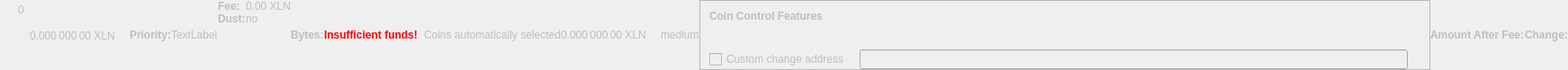
    <widget class="QWidget" name="dummyHideWidget" native="true">
     <property name="enabled">
      <bool>false</bool>
     </property>
     <property name="maximumSize">
      <size>
       <width>100</width>
       <height>22</height>
      </size>
     </property>
     <layout class="QHBoxLayout" name="dummyHideLayout">
      <property name="spacing">
       <number>0</number>
      </property>
      <property name="leftMargin">
       <number>0</number>
      </property>
      <property name="topMargin">
       <number>0</number>
      </property>
      <property name="rightMargin">
       <number>0</number>
      </property>
      <property name="bottomMargin">
       <number>0</number>
      </property>
      <item>
       <layout class="QFormLayout" name="formLayoutCoinControl1">
        <property name="horizontalSpacing">
         <number>10</number>
        </property>
        <property name="verticalSpacing">
         <number>14</number>
        </property>
        <property name="leftMargin">
         <number>10</number>
        </property>
        <property name="topMargin">
         <number>4</number>
        </property>
        <property name="rightMargin">
         <number>6</number>
        </property>
        <item row="0" column="1">
         <widget class="QLabel" name="labelCoinControlBytes">
          <property name="cursor">
           <cursorShape>IBeamCursor</cursorShape>
          </property>
          <property name="contextMenuPolicy">
           <enum>Qt::ActionsContextMenu</enum>
          </property>
          <property name="text">
           <string notr="true">0</string>
          </property>
          <property name="textInteractionFlags">
           <set>Qt::LinksAccessibleByMouse|Qt::TextSelectableByKeyboard|Qt::TextSelectableByMouse</set>
          </property>
         </widget>
        </item>
       </layout>
      </item>
      <item>
       <widget class="QLabel" name="labelCoinControlAfterFee">
        <property name="enabled">
         <bool>false</bool>
        </property>
        <property name="sizePolicy">
         <sizepolicy hsizetype="Fixed" vsizetype="Fixed">
          <horstretch>0</horstretch>
          <verstretch>0</verstretch>
         </sizepolicy>
        </property>
        <property name="minimumSize">
         <size>
          <width>111</width>
          <height>12</height>
         </size>
        </property>
        <property name="maximumSize">
         <size>
          <width>111</width>
          <height>12</height>
         </size>
        </property>
        <property name="cursor">
         <cursorShape>IBeamCursor</cursorShape>
        </property>
        <property name="contextMenuPolicy">
         <enum>Qt::ActionsContextMenu</enum>
        </property>
        <property name="text">
         <string notr="true">0.000 000 00 XLN</string>
        </property>
        <property name="textInteractionFlags">
         <set>Qt::LinksAccessibleByMouse|Qt::TextSelectableByKeyboard|Qt::TextSelectableByMouse</set>
        </property>
       </widget>
      </item>
      <item>
       <widget class="QLabel" name="labelCoinControlPriorityText">
        <property name="enabled">
         <bool>false</bool>
        </property>
        <property name="font">
         <font>
          <weight>75</weight>
          <bold>true</bold>
         </font>
        </property>
        <property name="text">
         <string>Priority:</string>
        </property>
       </widget>
      </item>
      <item>
       <layout class="QHBoxLayout" name="horizontalLayout">
        <item>
         <widget class="QLabel" name="WarningLabel">
          <property name="text">
           <string>TextLabel</string>
          </property>
         </widget>
        </item>
       </layout>
      </item>
      <item>
       <layout class="QFormLayout" name="formLayoutCoinControl3">
        <property name="horizontalSpacing">
         <number>0</number>
        </property>
        <property name="verticalSpacing">
         <number>0</number>
        </property>
        <property name="leftMargin">
         <number>0</number>
        </property>
        <property name="topMargin">
         <number>0</number>
        </property>
        <property name="rightMargin">
         <number>0</number>
        </property>
        <item row="0" column="0">
         <widget class="QLabel" name="labelCoinControlFeeText">
          <property name="enabled">
           <bool>false</bool>
          </property>
          <property name="font">
           <font>
            <weight>75</weight>
            <bold>true</bold>
           </font>
          </property>
          <property name="text">
           <string>Fee:</string>
          </property>
          <property name="margin">
           <number>0</number>
          </property>
         </widget>
        </item>
        <item row="0" column="1">
         <widget class="QLabel" name="labelCoinControlFee">
          <property name="enabled">
           <bool>false</bool>
          </property>
          <property name="cursor">
           <cursorShape>IBeamCursor</cursorShape>
          </property>
          <property name="contextMenuPolicy">
           <enum>Qt::ActionsContextMenu</enum>
          </property>
          <property name="text">
           <string notr="true">0.00 XLN</string>
          </property>
          <property name="textInteractionFlags">
           <set>Qt::LinksAccessibleByMouse|Qt::TextSelectableByKeyboard|Qt::TextSelectableByMouse</set>
          </property>
         </widget>
        </item>
        <item row="1" column="0">
         <widget class="QLabel" name="labelCoinControlLowOutputText">
          <property name="enabled">
           <bool>false</bool>
          </property>
          <property name="font">
           <font>
            <weight>75</weight>
            <bold>true</bold>
           </font>
          </property>
          <property name="text">
           <string>Dust:</string>
          </property>
         </widget>
        </item>
        <item row="1" column="1">
         <widget class="QLabel" name="labelCoinControlLowOutput">
          <property name="enabled">
           <bool>false</bool>
          </property>
          <property name="cursor">
           <cursorShape>IBeamCursor</cursorShape>
          </property>
          <property name="contextMenuPolicy">
           <enum>Qt::ActionsContextMenu</enum>
          </property>
          <property name="text">
           <string>no</string>
          </property>
          <property name="textInteractionFlags">
           <set>Qt::LinksAccessibleByMouse|Qt::TextSelectableByKeyboard|Qt::TextSelectableByMouse</set>
          </property>
         </widget>
        </item>
       </layout>
      </item>
      <item>
       <widget class="QLabel" name="labelCoinControlBytesText">
        <property name="enabled">
         <bool>false</bool>
        </property>
        <property name="font">
         <font>
          <weight>75</weight>
          <bold>true</bold>
         </font>
        </property>
        <property name="text">
         <string>Bytes:</string>
        </property>
       </widget>
      </item>
      <item>
       <layout class="QFormLayout" name="formLayoutCoinControl2">
        <property name="horizontalSpacing">
         <number>0</number>
        </property>
        <property name="verticalSpacing">
         <number>0</number>
        </property>
        <property name="leftMargin">
         <number>0</number>
        </property>
        <property name="topMargin">
         <number>0</number>
        </property>
        <property name="rightMargin">
         <number>0</number>
        </property>
       </layout>
      </item>
      <item>
       <layout class="QHBoxLayout" name="horizontalLayoutCoinControl2">
        <property name="spacing">
         <number>0</number>
        </property>
        <property name="bottomMargin">
         <number>0</number>
        </property>
       </layout>
      </item>
      <item>
       <widget class="QLabel" name="labelCoinControlInsuffFunds">
        <property name="enabled">
         <bool>false</bool>
        </property>
        <property name="minimumSize">
         <size>
          <width>0</width>
          <height>0</height>
         </size>
        </property>
        <property name="font">
         <font>
          <weight>75</weight>
          <bold>true</bold>
         </font>
        </property>
        <property name="styleSheet">
         <string notr="true">color:red;font-weight:bold;</string>
        </property>
        <property name="text">
         <string>Insufficient funds!</string>
        </property>
        <property name="margin">
         <number>5</number>
        </property>
       </widget>
      </item>
      <item>
       <layout class="QFormLayout" name="formLayoutCoinControl4">
        <property name="horizontalSpacing">
         <number>0</number>
        </property>
        <property name="verticalSpacing">
         <number>0</number>
        </property>
        <property name="leftMargin">
         <number>0</number>
        </property>
        <property name="topMargin">
         <number>0</number>
        </property>
        <property name="rightMargin">
         <number>0</number>
        </property>
       </layout>
      </item>
      <item>
       <widget class="QLabel" name="labelCoinControlChangeLabel">
        <property name="enabled">
         <bool>false</bool>
        </property>
        <property name="sizePolicy">
         <sizepolicy hsizetype="Preferred" vsizetype="Expanding">
          <horstretch>0</horstretch>
          <verstretch>0</verstretch>
         </sizepolicy>
        </property>
        <property name="minimumSize">
         <size>
          <width>0</width>
          <height>0</height>
         </size>
        </property>
        <property name="text">
         <string/>
        </property>
        <property name="margin">
         <number>3</number>
        </property>
       </widget>
      </item>
      <item>
       <widget class="QLabel" name="labelCoinControlAutomaticallySelected">
        <property name="enabled">
         <bool>false</bool>
        </property>
        <property name="sizePolicy">
         <sizepolicy hsizetype="Fixed" vsizetype="Fixed">
          <horstretch>0</horstretch>
          <verstretch>0</verstretch>
         </sizepolicy>
        </property>
        <property name="minimumSize">
         <size>
          <width>0</width>
          <height>0</height>
         </size>
        </property>
        <property name="maximumSize">
         <size>
          <width>240</width>
          <height>16777215</height>
         </size>
        </property>
        <property name="text">
         <string>Coins automatically selected</string>
        </property>
        <property name="margin">
         <number>5</number>
        </property>
       </widget>
      </item>
      <item>
       <widget class="QLabel" name="labelCoinControlChange">
        <property name="enabled">
         <bool>false</bool>
        </property>
        <property name="sizePolicy">
         <sizepolicy hsizetype="Fixed" vsizetype="Fixed">
          <horstretch>0</horstretch>
          <verstretch>0</verstretch>
         </sizepolicy>
        </property>
        <property name="minimumSize">
         <size>
          <width>111</width>
          <height>0</height>
         </size>
        </property>
        <property name="maximumSize">
         <size>
          <width>111</width>
          <height>16777215</height>
         </size>
        </property>
        <property name="cursor">
         <cursorShape>IBeamCursor</cursorShape>
        </property>
        <property name="contextMenuPolicy">
         <enum>Qt::ActionsContextMenu</enum>
        </property>
        <property name="text">
         <string notr="true">0.000 000 00 XLN</string>
        </property>
        <property name="textInteractionFlags">
         <set>Qt::LinksAccessibleByMouse|Qt::TextSelectableByKeyboard|Qt::TextSelectableByMouse</set>
        </property>
       </widget>
      </item>
      <item>
       <widget class="QLabel" name="labelCoinControlPriority">
        <property name="enabled">
         <bool>false</bool>
        </property>
        <property name="cursor">
         <cursorShape>IBeamCursor</cursorShape>
        </property>
        <property name="contextMenuPolicy">
         <enum>Qt::ActionsContextMenu</enum>
        </property>
        <property name="text">
         <string>medium</string>
        </property>
        <property name="textInteractionFlags">
         <set>Qt::LinksAccessibleByMouse|Qt::TextSelectableByKeyboard|Qt::TextSelectableByMouse</set>
        </property>
       </widget>
      </item>
      <item>
       <widget class="QFrame" name="frameCoinControl">
        <property name="sizePolicy">
         <sizepolicy hsizetype="Expanding" vsizetype="Expanding">
          <horstretch>0</horstretch>
          <verstretch>0</verstretch>
         </sizepolicy>
        </property>
        <property name="maximumSize">
         <size>
          <width>16777215</width>
          <height>16777215</height>
         </size>
        </property>
        <property name="frameShape">
         <enum>QFrame::StyledPanel</enum>
        </property>
        <property name="frameShadow">
         <enum>QFrame::Sunken</enum>
        </property>
        <layout class="QVBoxLayout" name="verticalLayoutCoinControl2_2">
         <property name="spacing">
          <number>0</number>
         </property>
         <property name="leftMargin">
          <number>0</number>
         </property>
         <property name="topMargin">
          <number>0</number>
         </property>
         <property name="rightMargin">
          <number>0</number>
         </property>
         <property name="bottomMargin">
          <number>0</number>
         </property>
         <item>
          <layout class="QVBoxLayout" name="verticalLayoutCoinControl" stretch="0,0,0,1">
           <property name="spacing">
            <number>0</number>
           </property>
           <property name="leftMargin">
            <number>10</number>
           </property>
           <property name="topMargin">
            <number>10</number>
           </property>
           <item>
            <layout class="QHBoxLayout" name="horizontalLayoutCoinControl1">
             <property name="bottomMargin">
              <number>15</number>
             </property>
             <item>
              <widget class="QLabel" name="labelCoinControlFeatures">
               <property name="enabled">
                <bool>false</bool>
               </property>
               <property name="sizePolicy">
                <sizepolicy hsizetype="Preferred" vsizetype="Maximum">
                 <horstretch>0</horstretch>
                 <verstretch>0</verstretch>
                </sizepolicy>
               </property>
               <property name="font">
                <font>
                 <weight>75</weight>
                 <bold>true</bold>
                </font>
               </property>
               <property name="styleSheet">
                <string notr="true">font-weight:bold;</string>
               </property>
               <property name="text">
                <string>Coin Control Features</string>
               </property>
              </widget>
             </item>
            </layout>
           </item>
           <item>
            <widget class="QWidget" name="widgetCoinControl" native="true">
             <property name="sizePolicy">
              <sizepolicy hsizetype="Preferred" vsizetype="Preferred">
               <horstretch>0</horstretch>
               <verstretch>0</verstretch>
              </sizepolicy>
             </property>
             <property name="minimumSize">
              <size>
               <width>0</width>
               <height>0</height>
              </size>
             </property>
             <property name="styleSheet">
              <string notr="true"/>
             </property>
             <layout class="QHBoxLayout" name="horizontalLayoutCoinControl5_2">
              <property name="leftMargin">
               <number>0</number>
              </property>
              <property name="topMargin">
               <number>0</number>
              </property>
              <property name="rightMargin">
               <number>0</number>
              </property>
              <property name="bottomMargin">
               <number>0</number>
              </property>
              <item>
               <layout class="QHBoxLayout" name="horizontalLayoutCoinControl3">
                <property name="spacing">
                 <number>20</number>
                </property>
                <property name="topMargin">
                 <number>0</number>
                </property>
                <property name="bottomMargin">
                 <number>10</number>
                </property>
               </layout>
              </item>
             </layout>
            </widget>
           </item>
           <item>
            <layout class="QHBoxLayout" name="horizontalLayoutCoinControl4" stretch="0,0,0">
             <property name="spacing">
              <number>12</number>
             </property>
             <property name="sizeConstraint">
              <enum>QLayout::SetDefaultConstraint</enum>
             </property>
             <property name="topMargin">
              <number>5</number>
             </property>
             <property name="rightMargin">
              <number>5</number>
             </property>
             <item>
              <widget class="QCheckBox" name="checkBoxCoinControlChange">
               <property name="enabled">
                <bool>false</bool>
               </property>
               <property name="toolTip">
                <string>If this is activated, but the change address is empty or invalid, change will be sent to a newly generated address.</string>
               </property>
               <property name="text">
                <string>Custom change address</string>
               </property>
              </widget>
             </item>
             <item>
              <widget class="QValidatedLineEdit" name="lineEditCoinControlChange">
               <property name="enabled">
                <bool>false</bool>
               </property>
               <property name="sizePolicy">
                <sizepolicy hsizetype="Expanding" vsizetype="Fixed">
                 <horstretch>0</horstretch>
                 <verstretch>0</verstretch>
                </sizepolicy>
               </property>
              </widget>
             </item>
             <item>
              <widget class="QLabel" name="labelCoinControlChangeLabel_2">
               <property name="sizePolicy">
                <sizepolicy hsizetype="Preferred" vsizetype="Expanding">
                 <horstretch>0</horstretch>
                 <verstretch>0</verstretch>
                </sizepolicy>
               </property>
               <property name="minimumSize">
                <size>
                 <width>0</width>
                 <height>0</height>
                </size>
               </property>
               <property name="text">
                <string/>
               </property>
               <property name="margin">
                <number>3</number>
               </property>
              </widget>
             </item>
            </layout>
           </item>
           <item>
            <spacer name="verticalSpacerCoinControl">
             <property name="orientation">
              <enum>Qt::Vertical</enum>
             </property>
             <property name="sizeHint" stdset="0">
              <size>
               <width>800</width>
               <height>1</height>
              </size>
             </property>
            </spacer>
           </item>
          </layout>
         </item>
        </layout>
       </widget>
      </item>
      <item>
       <widget class="QLabel" name="labelCoinControlAfterFeeText">
        <property name="enabled">
         <bool>false</bool>
        </property>
        <property name="minimumSize">
         <size>
          <width>0</width>
          <height>0</height>
         </size>
        </property>
        <property name="maximumSize">
         <size>
          <width>16777215</width>
          <height>16777215</height>
         </size>
        </property>
        <property name="font">
         <font>
          <weight>75</weight>
          <bold>true</bold>
         </font>
        </property>
        <property name="text">
         <string>Amount After Fee:</string>
        </property>
        <property name="alignment">
         <set>Qt::AlignLeading|Qt::AlignLeft|Qt::AlignVCenter</set>
        </property>
        <property name="margin">
         <number>0</number>
        </property>
       </widget>
      </item>
      <item>
       <widget class="QLabel" name="labelCoinControlChangeText">
        <property name="enabled">
         <bool>false</bool>
        </property>
        <property name="sizePolicy">
         <sizepolicy hsizetype="Preferred" vsizetype="Preferred">
          <horstretch>0</horstretch>
          <verstretch>0</verstretch>
         </sizepolicy>
        </property>
        <property name="minimumSize">
         <size>
          <width>0</width>
          <height>0</height>
         </size>
        </property>
        <property name="maximumSize">
         <size>
          <width>16777215</width>
          <height>16777215</height>
         </size>
        </property>
        <property name="font">
         <font>
          <weight>75</weight>
          <bold>true</bold>
         </font>
        </property>
        <property name="text">
         <string>Change:</string>
        </property>
        <property name="alignment">
         <set>Qt::AlignLeading|Qt::AlignLeft|Qt::AlignVCenter</set>
        </property>
       </widget>
      </item>
     </layout>
    </widget>
